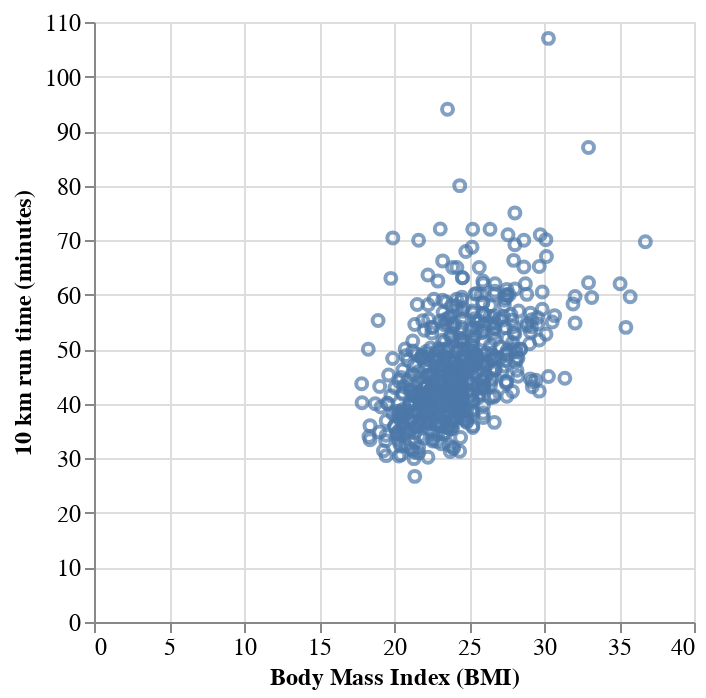

The notebook cell this image was saved under:
### Markdown cell above
## Customize the visualization

### Code cell
# is name collision/var overwrite a real concern in data sci applications? probably not...
plot = alt.Chart(male_runners_transformed).mark_point().encode(
  x=alt.X("bmi").title("Body Mass Index (BMI)"),
  y=alt.Y("km10_time_minutes").title("10 km run time (minutes)")
).configure_axis(
  labelFontSize=12,
  titleFontSize=12,
)
plot

### Figure 1 — Vega-Lite specification as saved in the notebook (floating-point values rounded to 4 significant figures; data arrays with more than 128 entries replaced by an {"elided": "..."} marker saying what was removed)
{"config": {"view": {"continuousWidth": 300, "continuousHeight": 300}, "axis": {"labelFontSize": 12, "titleFontSize": 12}}, "data": {"name": "data-600c60fe2df75456e22412bc22284e1f"}, "mark": {"type": "point"}, "encoding": {"x": {"field": "bmi", "title": "Body Mass Index (BMI)", "type": "quantitative"}, "y": {"field": "km10_time_minutes", "title": "10 km run time (minutes)", "type": "quantitative"}}, "$schema": "https://vega.github.io/schema/vega-lite/v5.20.1.json", "datasets": {"data-600c60fe2df75456e22412bc22284e1f": {"elided": "607 records"}}}
